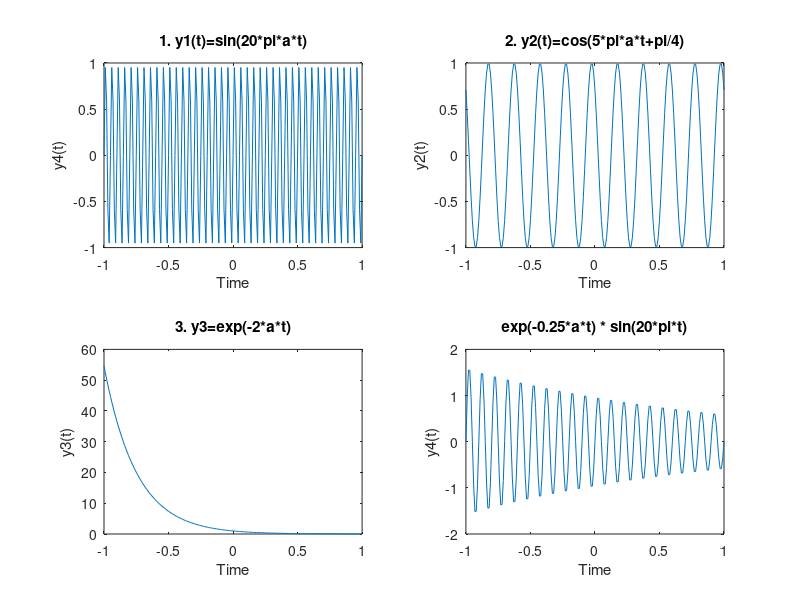

MATLAB code to generate this figure:
%Problem 1

a = 1 + mod(157, 3);
t = [-1:0.01:1];
y1 = sin(20 * pi * a * t);
subplot(2,2,1)
plot(t, y1)
title('1. y1(t)=sin(20*pi*a*t)')
xlabel('Time')
ylabel('y4(t)')

y2 = cos(5 * pi * a * t + pi/4);
subplot(2,2,2)
plot(t, y2)
title('2. y2(t)=cos(5*pi*a*t+pi/4)')
xlabel('Time')
ylabel('y2(t)')

y3 = exp(-2 * a * t);
subplot(2,2,3)
plot(t, y3)
title('3. y3=exp(-2*a*t)')
xlabel('Time')
ylabel('y3(t)')

y4 = (exp(-0.25 * a * t)) .* sin(20 * pi * t);
subplot(2,2,4)
plot(t, y4)
title('exp(-0.25*a*t) * sin(20*pi*t)')
xlabel('Time')
ylabel('y4(t)')
